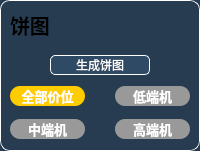
       <widget class="QFrame" name="frame_6">
        <property name="sizePolicy">
         <sizepolicy hsizetype="Preferred" vsizetype="Preferred">
          <horstretch>1</horstretch>
          <verstretch>0</verstretch>
         </sizepolicy>
        </property>
        <property name="styleSheet">
         <string notr="true">background-color: rgb(39,60,81);
border: 1px solid rgb(255, 255, 255);
border-radius: 10px;</string>
        </property>
        <property name="frameShape">
         <enum>QFrame::StyledPanel</enum>
        </property>
        <property name="frameShadow">
         <enum>QFrame::Raised</enum>
        </property>
        <layout class="QVBoxLayout" name="verticalLayout_3">
         <property name="spacing">
          <number>0</number>
         </property>
         <property name="leftMargin">
          <number>0</number>
         </property>
         <property name="topMargin">
          <number>0</number>
         </property>
         <property name="rightMargin">
          <number>0</number>
         </property>
         <property name="bottomMargin">
          <number>0</number>
         </property>
         <item>
          <widget class="QFrame" name="frame_16">
           <property name="sizePolicy">
            <sizepolicy hsizetype="Preferred" vsizetype="Preferred">
             <horstretch>1</horstretch>
             <verstretch>1</verstretch>
            </sizepolicy>
           </property>
           <property name="styleSheet">
            <string notr="true">border: 0px;</string>
           </property>
           <property name="frameShape">
            <enum>QFrame::StyledPanel</enum>
           </property>
           <property name="frameShadow">
            <enum>QFrame::Raised</enum>
           </property>
           <layout class="QHBoxLayout" name="horizontalLayout">
            <property name="bottomMargin">
             <number>5</number>
            </property>
            <item>
             <widget class="QLabel" name="label_5">
              <property name="sizePolicy">
               <sizepolicy hsizetype="Preferred" vsizetype="Preferred">
                <horstretch>3</horstretch>
                <verstretch>0</verstretch>
               </sizepolicy>
              </property>
              <property name="font">
               <font>
                <pointsize>15</pointsize>
                <weight>75</weight>
                <bold>true</bold>
               </font>
              </property>
              <property name="text">
               <string>&lt;html&gt;&lt;head/&gt;&lt;body&gt;&lt;p&gt;饼图&lt;/p&gt;&lt;/body&gt;&lt;/html&gt;</string>
              </property>
              <property name="alignment">
               <set>Qt::AlignLeading|Qt::AlignLeft|Qt::AlignVCenter</set>
              </property>
             </widget>
            </item>
            <item>
             <widget class="QLabel" name="light1_status_L">
              <property name="sizePolicy">
               <sizepolicy hsizetype="Preferred" vsizetype="Preferred">
                <horstretch>1</horstretch>
                <verstretch>0</verstretch>
               </sizepolicy>
              </property>
              <property name="styleSheet">
               <string notr="true">image: url(:/img/img/ico/light_on.png);</string>
              </property>
              <property name="text">
               <string/>
              </property>
             </widget>
            </item>
           </layout>
          </widget>
         </item>
         <item>
          <widget class="QFrame" name="frame_12">
           <property name="sizePolicy">
            <sizepolicy hsizetype="Preferred" vsizetype="Preferred">
             <horstretch>1</horstretch>
             <verstretch>5</verstretch>
            </sizepolicy>
           </property>
           <property name="styleSheet">
            <string notr="true">border: 0px;</string>
           </property>
           <property name="frameShape">
            <enum>QFrame::StyledPanel</enum>
           </property>
           <property name="frameShadow">
            <enum>QFrame::Raised</enum>
           </property>
           <layout class="QVBoxLayout" name="verticalLayout_6">
            <property name="topMargin">
             <number>5</number>
            </property>
            <property name="bottomMargin">
             <number>11</number>
            </property>
            <item>
             <widget class="QFrame" name="frame_17">
              <property name="sizePolicy">
               <sizepolicy hsizetype="Preferred" vsizetype="Preferred">
                <horstretch>1</horstretch>
                <verstretch>2</verstretch>
               </sizepolicy>
              </property>
              <property name="styleSheet">
               <string notr="true">border: 0px;</string>
              </property>
              <property name="frameShape">
               <enum>QFrame::StyledPanel</enum>
              </property>
              <property name="frameShadow">
               <enum>QFrame::Raised</enum>
              </property>
              <layout class="QHBoxLayout" name="horizontalLayout_4">
               <property name="spacing">
                <number>0</number>
               </property>
               <property name="leftMargin">
                <number>0</number>
               </property>
               <property name="topMargin">
                <number>5</number>
               </property>
               <property name="rightMargin">
                <number>0</number>
               </property>
               <property name="bottomMargin">
                <number>5</number>
               </property>
               <item>
                <spacer name="horizontalSpacer">
                 <property name="orientation">
                  <enum>Qt::Horizontal</enum>
                 </property>
                 <property name="sizeType">
                  <enum>QSizePolicy::Preferred</enum>
                 </property>
                 <property name="sizeHint" stdset="0">
                  <size>
                   <width>40</width>
                   <height>20</height>
                  </size>
                 </property>
                </spacer>
               </item>
               <item>
                <widget class="QPushButton" name="light1_swich_PB">
                 <property name="enabled">
                  <bool>true</bool>
                 </property>
                 <property name="sizePolicy">
                  <sizepolicy hsizetype="Preferred" vsizetype="Preferred">
                   <horstretch>0</horstretch>
                   <verstretch>0</verstretch>
                  </sizepolicy>
                 </property>
                 <property name="styleSheet">
                  <string notr="true">color: rgb(255, 255, 255);
border: 1px solid rgb(255, 255, 255);
background-color: rgb(47,74,101);
border-radius: 5px;</string>
                 </property>
                 <property name="text">
                  <string>生成饼图</string>
                 </property>
                </widget>
               </item>
               <item>
                <spacer name="horizontalSpacer_2">
                 <property name="orientation">
                  <enum>Qt::Horizontal</enum>
                 </property>
                 <property name="sizeType">
                  <enum>QSizePolicy::Preferred</enum>
                 </property>
                 <property name="sizeHint" stdset="0">
                  <size>
                   <width>40</width>
                   <height>20</height>
                  </size>
                 </property>
                </spacer>
               </item>
              </layout>
             </widget>
            </item>
            <item>
             <widget class="QFrame" name="frame_18">
              <property name="sizePolicy">
               <sizepolicy hsizetype="Preferred" vsizetype="Preferred">
                <horstretch>1</horstretch>
                <verstretch>1</verstretch>
               </sizepolicy>
              </property>
              <property name="styleSheet">
               <string notr="true">border: 0px;</string>
              </property>
              <property name="frameShape">
               <enum>QFrame::StyledPanel</enum>
              </property>
              <property name="frameShadow">
               <enum>QFrame::Raised</enum>
              </property>
              <layout class="QHBoxLayout" name="horizontalLayout_5">
               <property name="spacing">
                <number>30</number>
               </property>
               <property name="leftMargin">
                <number>0</number>
               </property>
               <property name="topMargin">
                <number>0</number>
               </property>
               <property name="rightMargin">
                <number>0</number>
               </property>
               <property name="bottomMargin">
                <number>0</number>
               </property>
               <item>
                <widget class="QPushButton" name="light1_1_PB">
                 <property name="sizePolicy">
                  <sizepolicy hsizetype="Preferred" vsizetype="Preferred">
                   <horstretch>0</horstretch>
                   <verstretch>0</verstretch>
                  </sizepolicy>
                 </property>
                 <property name="font">
                  <font>
                   <pointsize>10</pointsize>
                   <weight>75</weight>
                   <bold>true</bold>
                  </font>
                 </property>
                 <property name="styleSheet">
                  <string notr="true">background-color: rgb(255,204,0);
color: rgb(255, 255, 255);</string>
                 </property>
                 <property name="text">
                  <string>全部价位</string>
                 </property>
                </widget>
               </item>
               <item>
                <widget class="QPushButton" name="light1_2_PB">
                 <property name="sizePolicy">
                  <sizepolicy hsizetype="Preferred" vsizetype="Preferred">
                   <horstretch>0</horstretch>
                   <verstretch>0</verstretch>
                  </sizepolicy>
                 </property>
                 <property name="font">
                  <font>
                   <pointsize>10</pointsize>
                   <weight>75</weight>
                   <bold>true</bold>
                  </font>
                 </property>
                 <property name="styleSheet">
                  <string notr="true">background-color: rgb(153,153,153);
color: rgb(255, 255, 255);</string>
                 </property>
                 <property name="text">
                  <string>低端机</string>
                 </property>
                </widget>
               </item>
              </layout>
             </widget>
            </item>
            <item>
             <widget class="QFrame" name="frame_19">
              <property name="sizePolicy">
               <sizepolicy hsizetype="Preferred" vsizetype="Preferred">
                <horstretch>1</horstretch>
                <verstretch>1</verstretch>
               </sizepolicy>
              </property>
              <property name="styleSheet">
               <string notr="true">border: 0px;</string>
              </property>
              <property name="frameShape">
               <enum>QFrame::StyledPanel</enum>
              </property>
              <property name="frameShadow">
               <enum>QFrame::Raised</enum>
              </property>
              <layout class="QHBoxLayout" name="horizontalLayout_6">
               <property name="spacing">
                <number>30</number>
               </property>
               <property name="leftMargin">
                <number>0</number>
               </property>
               <property name="topMargin">
                <number>7</number>
               </property>
               <property name="rightMargin">
                <number>0</number>
               </property>
               <property name="bottomMargin">
                <number>0</number>
               </property>
               <item>
                <widget class="QPushButton" name="light1_3_PB">
                 <property name="sizePolicy">
                  <sizepolicy hsizetype="Preferred" vsizetype="Preferred">
                   <horstretch>0</horstretch>
                   <verstretch>0</verstretch>
                  </sizepolicy>
                 </property>
                 <property name="font">
                  <font>
                   <pointsize>10</pointsize>
                   <weight>75</weight>
                   <bold>true</bold>
                  </font>
                 </property>
                 <property name="styleSheet">
                  <string notr="true">background-color: rgb(153,153,153);
color: rgb(255, 255, 255);</string>
                 </property>
                 <property name="text">
                  <string>中端机</string>
                 </property>
                </widget>
               </item>
               <item>
                <widget class="QPushButton" name="light1_4_PB">
                 <property name="sizePolicy">
                  <sizepolicy hsizetype="Preferred" vsizetype="Preferred">
                   <horstretch>0</horstretch>
                   <verstretch>0</verstretch>
                  </sizepolicy>
                 </property>
                 <property name="font">
                  <font>
                   <pointsize>10</pointsize>
                   <weight>75</weight>
                   <bold>true</bold>
                  </font>
                 </property>
                 <property name="styleSheet">
                  <string notr="true">background-color: rgb(153,153,153);
color: rgb(255, 255, 255);</string>
                 </property>
                 <property name="text">
                  <string>高端机</string>
                 </property>
                </widget>
               </item>
              </layout>
             </widget>
            </item>
           </layout>
          </widget>
         </item>
        </layout>
       </widget>
